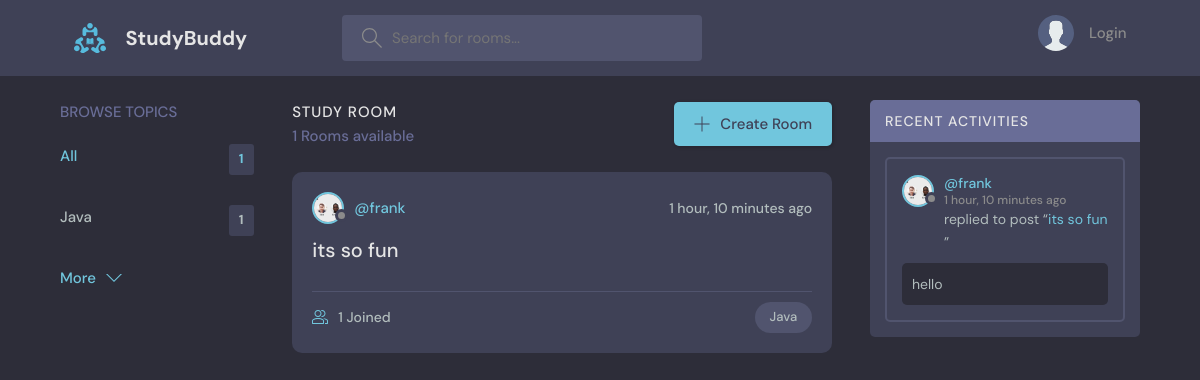
The page / on the database its author committed.
### base/models.py (models this page shows, shortened)
class Topic(models.Model):
    name = models.CharField(max_length=200)

class Room(models.Model):
    host = models.ForeignKey(User,  on_delete=models.SET_NULL, null=True)
    topic = models.ForeignKey(Topic,  on_delete=models.SET_NULL, null=True)
    name = models.CharField(max_length=200)
    description = models.TextField(null=True, blank=True)
    participants = models.ManyToManyField(User, related_name='participants', blank=True)
    updated = models.DateTimeField(auto_now=True)
    created = models.DateTimeField(auto_now_add=True)
    class Meta:
        ordering = ['-updated','-created']

class User(AbstractUser):
    name = models.CharField(max_length=200, null=True)
    email = models.EmailField(unique=True, null=True)
    bio = models.TextField(null=True)
    avatar = models.ImageField(null=True, blank=True, upload_to='avatars/', default='avatar.svg')
    USERNAME_FIELD = 'email'
    REQUIRED_FIELDS = []

class Message(models.Model):
    user = models.ForeignKey(User, on_delete=models.CASCADE)
    room = models.ForeignKey(Room,  on_delete=models.CASCADE)
    body = models.TextField()
    updated = models.DateTimeField(auto_now=True)
    created = models.DateTimeField(auto_now_add=True)
    class Meta:
        ordering = ['-updated','-created']

### base/views.py (the view)
# urls.py: path('', views.home, name='home'),
def home(request):
    q = request.GET.get('q') if request.GET.get('q') != None else ''
    rooms = Room.objects.filter(
        Q(topic__name__icontains=q) |
        Q(name__icontains=q) |
        Q(description__icontains=q))
    topics = Topic.objects.all()
    room_count = rooms.count()
    room_messages = Message.objects.all().filter(Q(room__topic__name__icontains=q))
    context = {'rooms':rooms, 'topics':topics,
               'room_count':room_count, 'room_messages':room_messages}
    return render(request, 'base/home.html', context)

### base/templates/base/home.html (shortened to what this page needs)
{% extends 'main.html' %}
{% block content %}
<main class="layout layout--3">
  <div class="container">
     {% include 'base/topics_component.html' %}
    <div class="roomList">
      <div class="roomList__header">
        <div>
          <h2>Study Room</h2>
          <p>{{room_count}} Rooms available</p>
        </div>
        <a class="btn btn--main" href="{% url 'create-room' %}">
          <svg
            version="1.1"
            xmlns="http://www.w3.org/2000/svg"
            width="32"
            height="32"
            viewBox="0 0 32 32"
          >
            <title>add</title>
            <path
              d="M16.943 0.943h-1.885v14.115h-14.115v1.885h14.115v14.115h1.885v-14.115h14.115v-1.885h-14.115v-14.115z"
            ></path>
          </svg>
          Create Room
        </a>
      </div>
      {% include 'base/feed_component.html' %}
    </div>
    {% include 'base/activity_component.html' %}
  </div>
</main>
{% endblock content %}

### base/templates/base/topics_component.html
<div class="topics">
  <div class="topics__header">
    <h2>Browse Topics</h2>
  </div>
  <ul class="topics__list">
    <li>
      <a href="{% url 'home' %}" class="active">All <span>{{topics.count}}</span></a>
    </li>
    {% for topic in topics %}
    <li>
      <a href="{% url 'home' %}?q={{topic.name}}">{{topic.name}} <span>{{topic.room_set.all.count}}</span></a>
    </li>
    {% endfor %}
  </ul>
  <a class="btn btn--link" href="{% url 'topics' %}">
    More
    <svg
      version="1.1"
      xmlns="http://www.w3.org/2000/svg"
      width="32"
      height="32"
      viewBox="0 0 32 32"
    >
      <title>chevron-down</title>
      <path d="M16 21l-13-13h-3l16 16 16-16h-3l-13 13z"></path>
    </svg>
  </a>
</div>

### base/templates/base/feed_component.html (shortened to what this page needs)
{% for room in rooms %}
<div class="roomListRoom">
  <div class="roomListRoom__header">
    <a href="{% url 'user-profile' room.host.id%}" class="roomListRoom__author">
      <div class="avatar avatar--small">
        <img src="{{room.host.avatar.url}}" />
      </div>
      <span>@{{room.host.username}}</span>
    </a>
    <div class="roomListRoom__actions">
      <span>{{room.created|timesince}} ago</span>
    </div>
  </div>
  <div class="roomListRoom__content">
    <a href="{% url 'room' room.id %}">{{room.name}}</a>
  </div>
  <div class="roomListRoom__meta">
    <a href="{% url 'room' room.id %}" class="roomListRoom__joined">
      {{room.participants.all.count}} Joined
    </a>
    <p class="roomListRoom__topic">{{room.topic.name}}</p>
  </div>
</div>
{% endfor %}

### base/templates/base/activity_component.html (shortened to what this page needs)
<div class="activities">
  <div class="activities__header">
    <h2>Recent Activities</h2>
  </div>
  {% for message in room_messages %}
  <div class="activities__box">
    <div class="activities__boxHeader roomListRoom__header">
      <a href="{% url 'user-profile' message.user.id %}" class="roomListRoom__author">
        <div class="avatar avatar--small">
          <img src="{{message.user.avatar.url}}" />
        </div>
        <p>
          @{{message.user.username}}
          <span>{{message.created|timesince}} ago</span>
        </p>
      </a>
    </div>
    <div class="activities__boxContent">
      <p> replied to post “<a href="{% url 'room' message.room.id %}">{{message.room.name}}</a
        >”
      </p>
      <div class="activities__boxRoomContent">
        {{message.body}}
      </div>
    </div>
  </div>
  {% endfor %}
</div>

### rows shown on the page
Topic: name "Java", room_set.all.count "1"
Room: host.avatar (picture), host.username "frank", created "1 hour, 10 minutes", name "its so fun", participants.all.count "1", topic.name "Java"
Message: user.avatar (picture), user.username "frank", created "1 hour, 10 minutes", room.name "its so fun", body "hello"

### other values the page prints
{{ topics.count }} "1"
{{ room_count }} "1"
